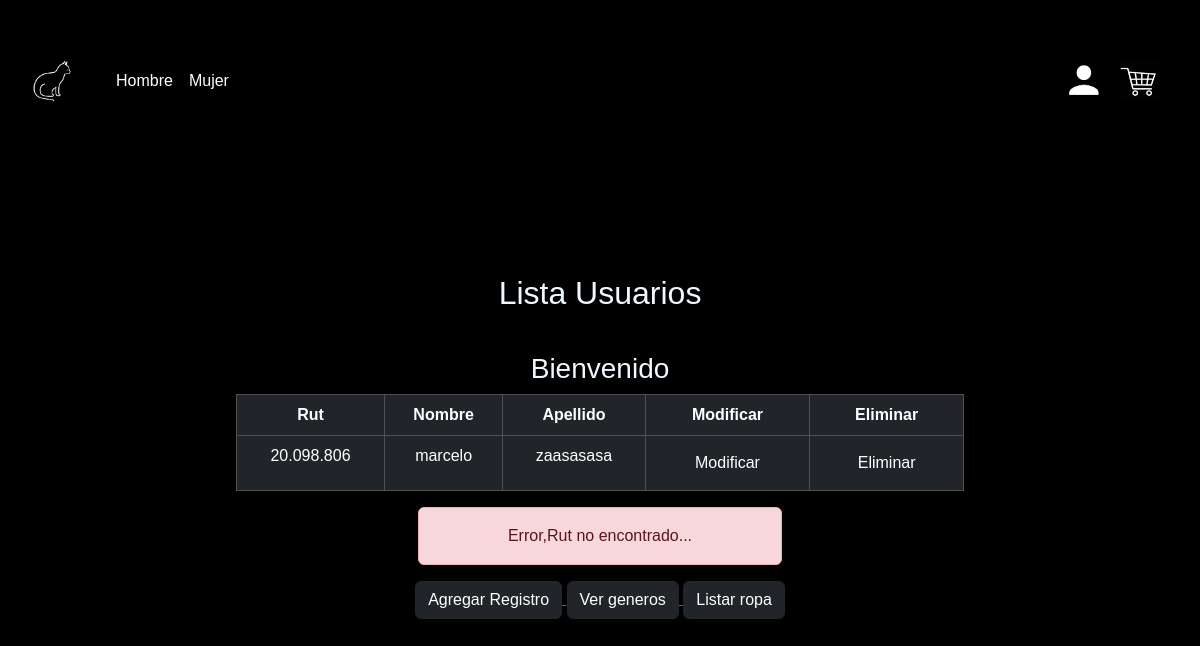
The app's page /darkless/user_del/1 with its own data.
### Darkless/models.py (models this page shows, shortened)
class Usuario(models.Model):
    rut = models.CharField(primary_key=True, max_length=10)
    nombre = models.CharField(max_length=20)
    apellido_paterno = models.CharField(max_length=20)
    apellido_materno = models.CharField(max_length=20)
    fecha_nacimiento = models.DateField()
    id_genero = models.ForeignKey(
        "Genero", on_delete=models.CASCADE, db_column="IDGenero"
    )
    telefono = models.CharField(max_length=12)
    email = models.EmailField(max_length=100, unique=True, blank=True, null=True)
    password = models.CharField(max_length=30)
    direccion = models.CharField(max_length=50, blank=True, null=True)
    activo = models.BooleanField()

### Darkless/views.py (the view)
# urls.py: path("user_del/<str:pk>", views.user_del, name="user_del"),
def user_del(request, pk):
    try:
        usuario = Usuario.objects.get(rut=pk)
        usuario.delete()
        usuarios = Usuario.objects.all()
        context = {
            "mensaje": "Registro Eliminado",
            "usuarios": usuarios,
        }
        return render(request, "pages/crud.html", context)
    except:
        usuarios = Usuario.objects.all()
        context = {
            "mensaje": "Error,Rut no encontrado...",
            "usuarios": usuarios,
        }
        return render(request, "pages/crud.html", context)

### Darkless/templates/pages/crud.html (shortened to what this page needs)
<!DOCTYPE html>
<html lang="en">
<head>
    {% load static %}
    <link href="https://cdn.jsdelivr.net/npm/bootstrap@5.3.3/dist/css/bootstrap.min.css" rel="stylesheet">
    <link rel="stylesheet" href="{% static 'css/booscss.css'%}">
</head>
{% include 'base/header.html'%}
<body class="body">
    <main>
        <div class="container">
            <div class="row">
                <div class="col-md-8 shadow-lg mx-auto text-center p-3">
                    <h2 class="my-3">Lista Usuarios</h2><br>
                    {% if request.user.is_authenticated %}
                    <h3>Bienvenido {{request.user.username }}</h3>
                    <a href="{% url 'logout' %}">
                        <button class="btn btn-dark my-3">
                            Cerrar Sesion
                        </button>
                    </a>
                    {% else %}
                    <h3>Bienvenido</h3>
                    {% endif%}
                    <table class="table table-dark table-hover table-bordered">
                        <thead>
                            <th>Rut</th>
                            <th>Nombre</th>
                            <th>Apellido</th>
                            <th>Modificar</th>
                            <th>Eliminar</th>
                        </thead>
                        <tbody>
                            {% if usuarios %}
                            {% for tmp in usuarios%}
                            <tr>
                                <td>{{tmp.rut}}</td>
                                <td>{{tmp.nombre}}</td>
                                <td>{{tmp.apellido_paterno}}</td>
                                <td><a href="{% url 'user_findEdit' pk=tmp.rut%}"><button
                                            class="btn btn-dark">Modificar</button></a></td>
                                <td><a href="{% url 'user_del' pk=tmp.rut%}"><button
                                            class="btn btn-dark">Eliminar</button></a></td>
                            </tr>
                            {% endfor%}
                            {% endif %}
                        </tbody>
                    </table>
                    {% if mensaje%}
                    <div class="alert alert-danger w-50 mx-auto">
                        {{mensaje}}
                    </div>
                    {% endif%}
                    <a href="{% url 'user_add' %}">
                        <button class="btn btn-dark">Agregar Registro</button>
                    </a>
                    <a href="{% url 'crud_genero' %}">
                        <button class="btn btn-dark">
                            Ver generos
                        </button>
                    </a>
                    <a href="{% url 'crud_ropa2' %}">
                        <button class="btn btn-dark">
                            Listar ropa
                        </button>
                    </a>
                </div>
            </div>
        </div>
    </main>
</body>
</html>

### Darkless/static/css/booscss.css (style rules this page uses)
.container { margin-top: 40px; }
.body { background-color: black; }
.row { color: aliceblue; }
body { font-family: sans-serif; margin: 0; padding: 0; }
main { display: flex; justify-content: space-between; margin: 20px; }

### records on screen
Usuario: rut "20.098.806", nombre "marcelo", apellido_paterno "zaasasasa"

### other values on screen
{{ mensaje }} "Error,Rut no encontrado..."
